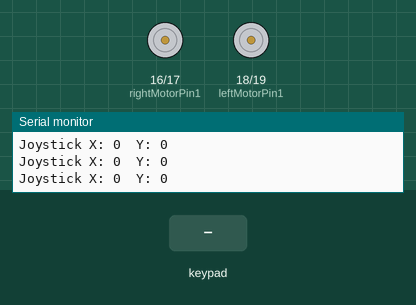
Simulated run of this sketch. Board: ESP32. On the bench: motor-driver pin pairs drawn as motors (green arrow = first pin HIGH = forward, orange = second pin HIGH = backward, longer = more drive, scaled by the enable pin), the last lines printed to the serial monitor. The inputs (shaded band) are chosen by the test bench.

Above: at 1.2 s.
1.3 s: key 'U' pressed
At 1.51 s:
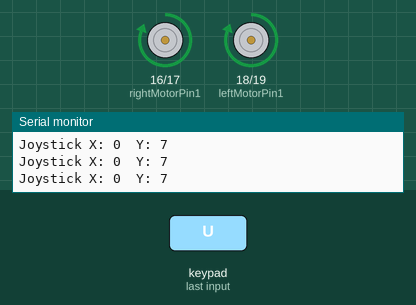
3.2 s: key 'D' pressed
At 3.44 s:
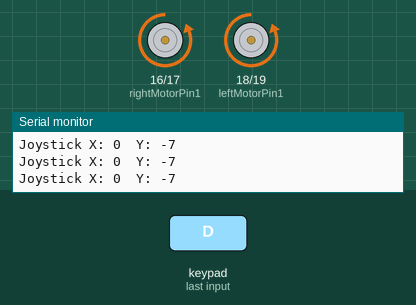
5.1 s: key 'L' pressed
At 5.31 s:
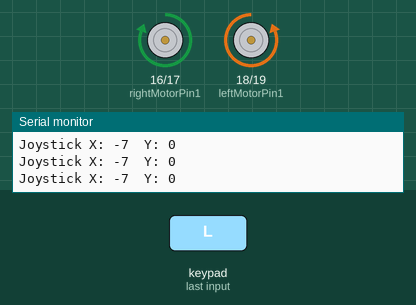
7.0 s: key 'R' pressed
At 7.23 s:
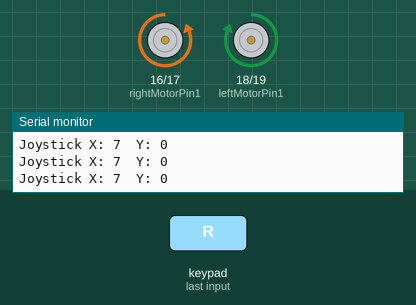
Timing chart, 0 to 9.9 s (numbered marks = the images above; inputs shaded):
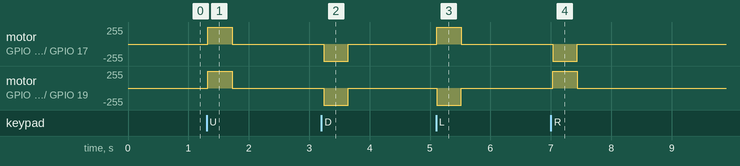

Measured:
- after the input at 1.3 s, motor on GPIO 16 (rightMotorPin1) / GPIO 17 (rightMotorPin2), motor on GPIO 18 (leftMotorPin1) / GPIO 19 (leftMotorPin2): stopped → forward 255/255 at once, → stopped 0.40 s later
- after the input at 3.2 s, motor on GPIO 16 (rightMotorPin1) / GPIO 17 (rightMotorPin2), motor on GPIO 18 (leftMotorPin1) / GPIO 19 (leftMotorPin2): stopped → backward 255/255 at once, → stopped 0.40 s later
- after the input at 5.1 s, motor on GPIO 16 (rightMotorPin1) / GPIO 17 (rightMotorPin2): stopped → forward 255/255 at once, → stopped 0.40 s later; motor on GPIO 18 (leftMotorPin1) / GPIO 19 (leftMotorPin2): stopped → backward 255/255 at once, → stopped 0.40 s later
- after the input at 7.0 s, motor on GPIO 16 (rightMotorPin1) / GPIO 17 (rightMotorPin2): stopped → backward 255/255 at once, → stopped 0.40 s later; motor on GPIO 18 (leftMotorPin1) / GPIO 19 (leftMotorPin2): stopped → forward 255/255 at once, → stopped 0.40 s later

The sketch:

TECHNOCORNER_DABBLE.ino
```cpp
#define CUSTOM_SETTINGS
#define INCLUDE_GAMEPAD_MODULE
#include <DabbleESP32.h>

// Motor pins
const int enableRightMotor = 22;
const int rightMotorPin1 = 16;
const int rightMotorPin2 = 17;
const int enableLeftMotor = 23;
const int leftMotorPin1 = 18;
const int leftMotorPin2 = 19;

#define MAX_MOTOR_SPEED 255

// PWM settings
const int PWMFreq = 1000;
const int PWMResolution = 8;
const int rightMotorPWMSpeedChannel = 4;
const int leftMotorPWMSpeedChannel = 5;

void rotateMotor(int rightMotorSpeed, int leftMotorSpeed) {
  // Right motor control
  digitalWrite(rightMotorPin1, rightMotorSpeed > 0 ? HIGH : LOW);
  digitalWrite(rightMotorPin2, rightMotorSpeed < 0 ? HIGH : LOW);

  // Left motor control
  digitalWrite(leftMotorPin1, leftMotorSpeed > 0 ? HIGH : LOW);
  digitalWrite(leftMotorPin2, leftMotorSpeed < 0 ? HIGH : LOW);

  // Apply PWM speed
  ledcWrite(rightMotorPWMSpeedChannel, abs(rightMotorSpeed));
  ledcWrite(leftMotorPWMSpeedChannel, abs(leftMotorSpeed));
}

void setup() {
  Serial.begin(115200);

  // Initialize motor pins
  pinMode(enableRightMotor, OUTPUT);
  pinMode(rightMotorPin1, OUTPUT);
  pinMode(rightMotorPin2, OUTPUT);
  pinMode(enableLeftMotor, OUTPUT);
  pinMode(leftMotorPin1, OUTPUT);
  pinMode(leftMotorPin2, OUTPUT);

  // PWM setup
  ledcSetup(rightMotorPWMSpeedChannel, PWMFreq, PWMResolution);
  ledcSetup(leftMotorPWMSpeedChannel, PWMFreq, PWMResolution);
  ledcAttachPin(enableRightMotor, rightMotorPWMSpeedChannel);
  ledcAttachPin(enableLeftMotor, leftMotorPWMSpeedChannel);

  // Start Dabble in Joystick Mode
  Dabble.begin("MyJoystickCar");
  Serial.println("Waiting for Bluetooth connection...");
}

void loop() {
  Dabble.processInput();

  // Connection status
  static bool lastConnectionState = false;
  bool currentConnectionState = Dabble.isAppConnected();
  if (currentConnectionState != lastConnectionState) {
    Serial.println(currentConnectionState ? "Bluetooth Connected!" : "Bluetooth Disconnected");
    lastConnectionState = currentConnectionState;
  }

  if (currentConnectionState) {
    // Get joystick values (range: -7 to 7)
    int xAxis = GamePad.getXaxisData();
    int yAxis = GamePad.getYaxisData();

    // Display joystick values
    Serial.print("Joystick X: ");
    Serial.print(xAxis);
    Serial.print("\tY: ");
    Serial.println(yAxis);

    // Convert joystick to motor speeds (differential drive)
    int baseSpeed = map(abs(yAxis), 0, 7, 0, MAX_MOTOR_SPEED);
    int turnOffset = map(abs(xAxis), 0, 7, 0, MAX_MOTOR_SPEED);

    int leftSpeed = 0;
    int rightSpeed = 0;

    if (yAxis > 0) { // Forward
      leftSpeed = baseSpeed;
      rightSpeed = baseSpeed;
      if (xAxis > 0) { // Right turn
        rightSpeed -= turnOffset;
      } else if (xAxis < 0) { // Left turn
        leftSpeed -= turnOffset;
      }
    } else if (yAxis < 0) { // Backward
      leftSpeed = -baseSpeed;
      rightSpeed = -baseSpeed;
      if (xAxis > 0) { // Right turn
        rightSpeed += turnOffset;
      } else if (xAxis < 0) { // Left turn
        leftSpeed += turnOffset;
      }
    } else { // Only turning in place
      if (xAxis > 0) {
        rightSpeed = -turnOffset;
        leftSpeed = turnOffset;
      } else if (xAxis < 0) {
        rightSpeed = turnOffset;
        leftSpeed = -turnOffset;
      }
    }

    // Apply motor speeds
    rotateMotor(rightSpeed, leftSpeed);
  } else {
    // Stop motors if disconnected
    rotateMotor(0, 0);
  }

  delay(50);
}
```
